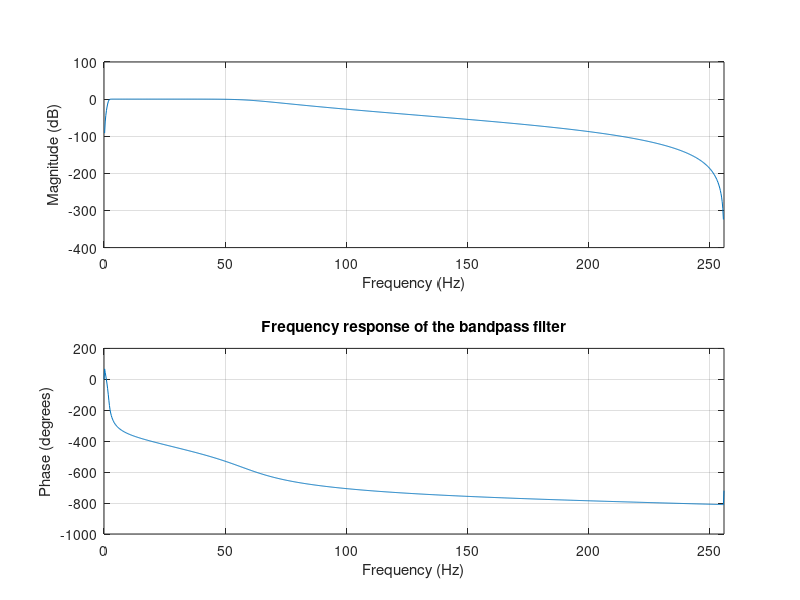
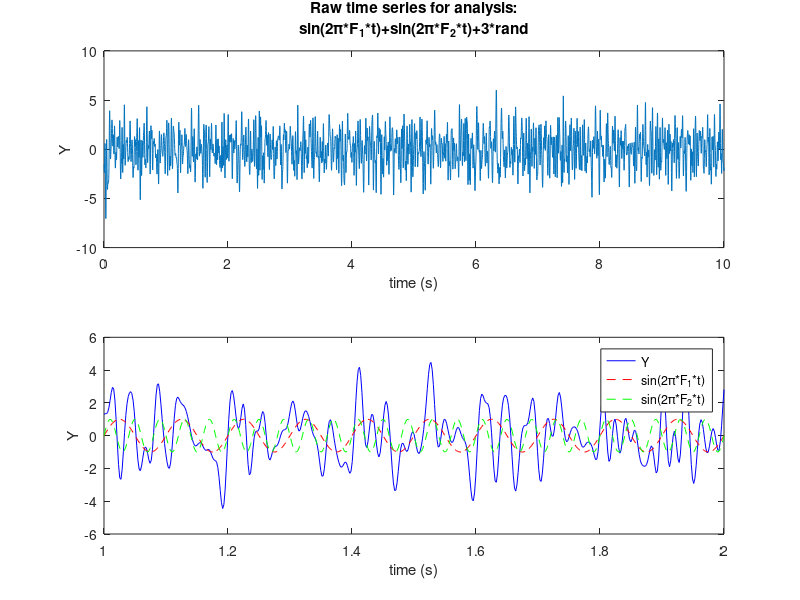
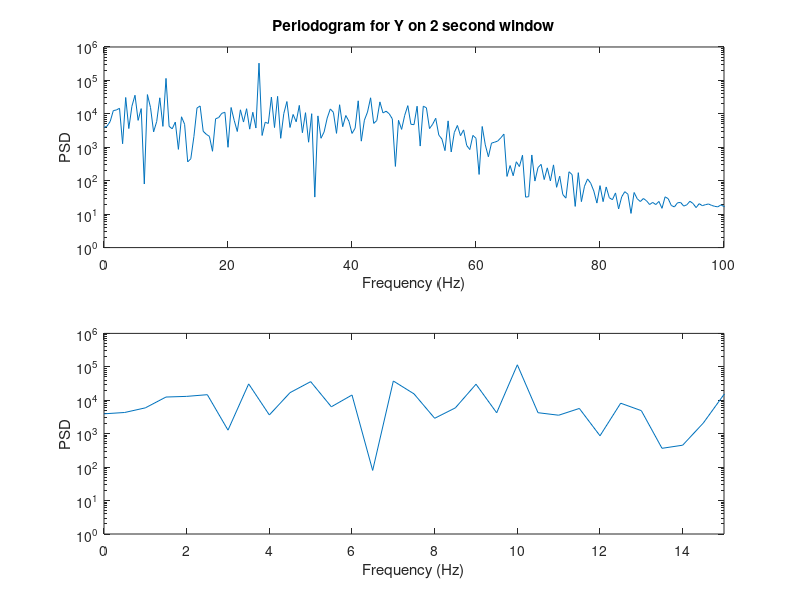
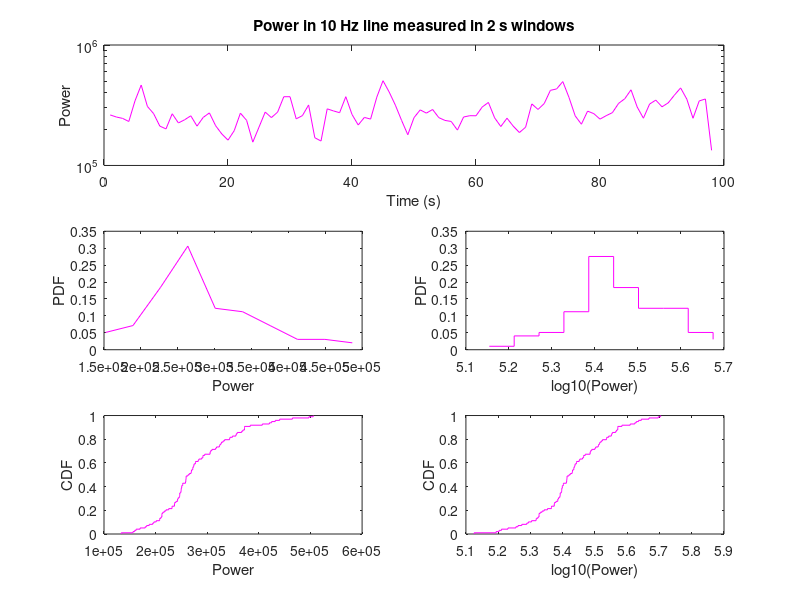

MATLAB code for these plots, in order:
%% Spectral Estimation Tutorial 3 
%  Bruce J. Gluckman
%  revised 2/2016 (2/1210)
%
%  It is also helpful to read the Matlab help files for:
%     fft,dpss
%
%  Overall objectives are to compare spectral estimation using fourier
%  techniques:
%    Periodorogram
%    Hanning Window
%    Multitaper methods (Thomson 1982)
%
%% Want to work with band limited data - make bandpass
%
%  generally, we will want to investigate band limited data
%  so we will use an IIR bandpass filter
%  use digital IIR butterworth filter - it is OK
%
SPS = 512;      %data rate, samples-per-second
%
fMin = 2; 
fMax = 60;
Wn = [fMin  fMax]/(SPS/2);
% make an n=5th order butterworth bandpass filter
[bButter,aButter]=butter(5,Wn);
freqz(bButter,aButter,4*SPS/2,SPS);
title('Frequency response of the bandpass filter');

%% make raw data
%  band limited noise (2-60 Hz)
%  discrete, with acquisition rate of 512 SPS
%  sinusoids at 10 and 25 Hz
%
Tmax = 100;  % chose as 2^m
Time = 1/SPS:1/SPS:Tmax;
NPTS = length(Time);
F1 = 10;
F2 = 25;
twopi=2*pi;
Y = sin(twopi*F1*Time)+sin(twopi*F2*Time)+3*randn(size(Time));
Y = filtfilt(bButter,aButter,Y);
labels={'Y1'};
%% Plot Raw Data
figure;
RawData.a(1) = subplot(2,1,1)
range1 = 1:10*SPS;
range2 = SPS:2*SPS;
plot(Time(range1),Y(range1));
xlim([0 10]);
title({'Raw time series for analysis:','sin(2\pi*F_1*t)+sin(2\pi*F_2*t)+3*rand'});
xlabel('time (s)');
ylabel('Y');
RawData.a(2) = subplot(2,1,2);
title('Signal and ideal sinusoidal parts');
plot(Time(range2),Y(range2),'b',...
    Time(range2),sin(twopi*F1*Time(range2)),'--r',...
    Time(range2),sin(twopi*F2*Time(range2)),'--g');
legend({'Y','sin(2\pi*F_1*t)','sin(2\pi*F_2*t)'});
xlim([1 2])
xlabel('time (s)');
ylabel('Y');
RealPower = sum(Y.*Y);
%
%% now compute periodogram spectral estimator
%
NPTS_Win = 1024;
TWin = NPTS_Win/SPS;
deltaF = 1/TWin;
Fn = SPS/2;
F = [0:deltaF:Fn , -Fn+deltaF:deltaF:-deltaF];
rangeF = (1:NPTS_Win/2+1);
pY = fft(Y,NPTS_Win);
% note that
spY = pY.*conj(pY);
figure;
subplot(2,1,1);
semilogy(F(rangeF),spY(rangeF));
title('Periodogram for Y on 2 second window')
xlabel('Frequency (Hz)');
ylabel('PSD');
xlim([0 100]);
subplot(2,1,2);
semilogy(F(rangeF),spY(rangeF));
xlim([0 15]);
xlabel('Frequency (Hz)');
ylabel('PSD');
%% Variance of Spectral Estimator Away from Lines

iWinStart = SPS:NPTS_Win/2:NPTS-NPTS_Win;
range_offset = 1:NPTS_Win;
Spectogram_Per = zeros(length(iWinStart),length(rangeF));
WindowTimes = Time(iWinStart);
%
for j = 1:length(iWinStart)
    range_now = iWinStart(j)+range_offset;
    pY = fft(Y(range_now),NPTS_Win);
    spY = pY.*conj(pY);
    Spectogram_Per(j,:) = spY(rangeF);
end;
%% Compute Statistics for 10 Hz Line and 15-20 Hz Noise
%
index10 = 10/deltaF+1;
index15 = 15/deltaF+1;
index20 = 20/deltaF+1;

[Pprob10,pow10hbins] = hist(Spectogram_Per(:,index10));
Pprob10 = Pprob10/length(WindowTimes);
[Pproblog10,logpow10hbins] = hist(log10(Spectogram_Per(:,index10)));
Pproblog10 = Pproblog10/length(WindowTimes); 
[f10,pow10] = ecdf(Spectogram_Per(:,index10));
[flog10,logpow10] = ecdf(log10(Spectogram_Per(:,index10)));
%
[Pprob15to20,pow15to20hbins] = hist(reshape(Spectogram_Per(:,index15:index20),1,[]));
Pprob15to20 = Pprob15to20/(length(WindowTimes)*(index20-index15+1));
[Pproblog15to20,logpow15to20hbins] = hist(log10(reshape(Spectogram_Per(:,index15:index20),1,[])));
Pproblog15to20 = Pproblog15to20/(length(WindowTimes)*(index20-index15+1));
[f15to20,pow15to20] = ecdf(reshape(Spectogram_Per(:,index15:index20),1,[]));
[flog15to20,logpow15to20] = ecdf(log10(reshape(Spectogram_Per(:,index15:index20),1,[])));
% compute mean and variance
MeanP10 = mean(Spectogram_Per(:,index10));
VarP10 = var(Spectogram_Per(:,index10));
%
MeanP15to20 = mean(reshape(Spectogram_Per(:,index15:index20),1,[]));
VarP15to20 = var(reshape(Spectogram_Per(:,index15:index20),1,[]));



%% Plotting Statistics for 10 Hz Line 
figure;
subplot(3,1,1);

semilogy(WindowTimes,Spectogram_Per(:,index10),'m');
title('Power in 10 Hz line measured in 2 s windows');
xlabel('Time (s)');
ylabel('Power');

subplot(3,2,3);

plot(pow10hbins,Pprob10,'m');
xlabel('Power');
ylabel('PDF');

subplot(3,2,4);
stairs(logpow10hbins,Pproblog10,'m');
xlabel('log10(Power)');
ylabel('PDF');

    
subplot(3,2,5);
stairs(pow10,f10,'m'); xlabel('Power');
ylabel('CDF');

subplot(3,2,6);
stairs(logpow10,flog10,'m');
xlabel('log10(Power)');
ylabel('CDF');
% display mean and variance
disp('statistics on power at 10 Hz');
fprintf('mean = %d \n RMS %d \n RMS/mean %d\n',MeanP10,sqrt(VarP10),sqrt(VarP10)/MeanP10);

%% Plotting Statistics for 15-20 Hz Noise
%
figure;
subplot(3,1,1);

semilogy(WindowTimes,Spectogram_Per(:,index15),'g');
title({'Power at 15 Hz (noise) measured in 2 s windows','(Stats for 15-20Hz)'});
xlabel('Time (s)');
ylabel('Power');

subplot(3,2,3);
stairs(pow15to20hbins,Pprob15to20,'g');
xlabel('Power');
ylabel('PDF');

subplot(3,2,4);
stairs(logpow15to20hbins,Pproblog15to20,'g');
xlabel('log10(Power)');
ylabel('PDF');

    
subplot(3,2,5);
stairs(pow15to20,f15to20,'g'); 
xlabel('Power');
ylabel('CDF');

subplot(3,2,6);
stairs(logpow15to20,flog15to20,'g'); 
xlabel('log10(Power)');
ylabel('CDF');
disp('statistics on power at 15-20 Hz');
fprintf('mean = %d \n RMS %d \n RMS/mean %d\n',MeanP15to20,sqrt(VarP15to20),sqrt(VarP15to20)/MeanP15to20);
